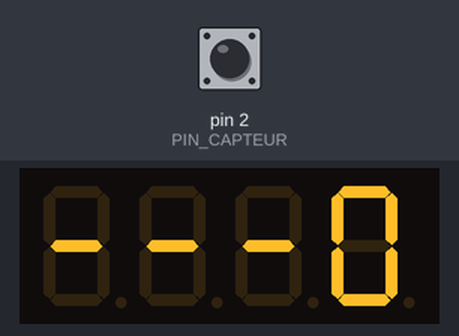
A sketch run on a simulated Arduino Uno, built with avr-gcc and run on an emulated ATmega328P. Shown: 4-digit seven-segment display. The inputs (shaded band) are chosen by the test bench; at power-on: pin 2 (PIN_CAPTEUR) HIGH.

Above: at 1.6 s.
1.7 s: pin 2 (PIN_CAPTEUR) pulled LOW for 0.15 s
At 2.5 s:
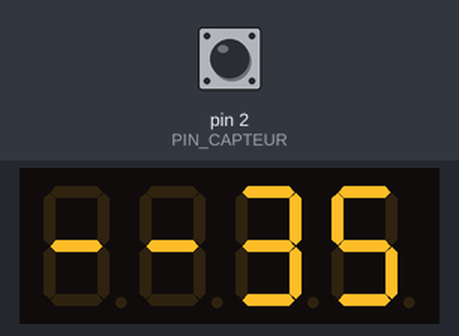
4.2 s: pin 2 (PIN_CAPTEUR) pulled LOW for 1 s
At 4.7 s:
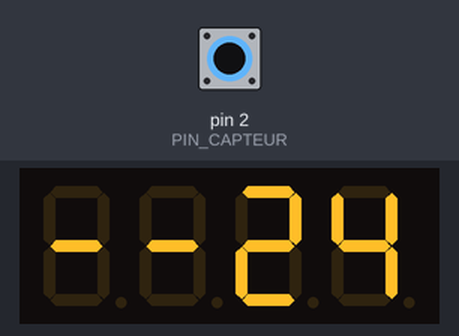
6.7 s: pin 2 (PIN_CAPTEUR) pulsed LOW 5 times (0.12 s each, 0.3 s apart)
At 8.3 s:
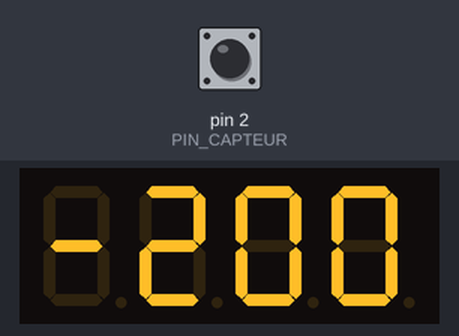
Timing chart, 0 to 9.8 s (numbered marks = the images above; inputs shaded):
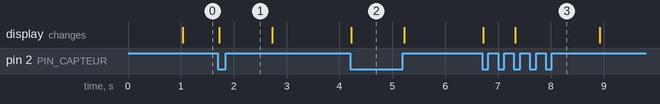

The sketch:

compte_tours.ino
```cpp
/*
 * Compte-tours de 0 à 10000 tr/min, auteur Christophe JUILLET
 *
 * Voir ici pour discussion et complément d'infos: http://forum.arduino.cc/index.php?topic=562866.0
 *
 * Précision après calibrage: environ 0,01% +- 1 digit (sans calibrage environ 1%).
 * Environ 2 mesures par seconde, réglable, ou une mesure par tour en dessous de 120 tr/min.
 * Message d'erreur "EEEE" si le capteur loupe une impulsion. Améliore la fiabilité de la lecture, ne fonctionne pas sous 300 tr/min.
 * En cas de messages d'erreurs répétées, revoir le montage du capteur.
 * Le message d'erreur peut s'afficher pendant une accélération ou décélération brutale, ou vitesse erratique (par exemple en cas de freinage avec ABS, roue bloquée par moments).
 *
 * nomenclature:
 * un Arduino
 * un afficheur 4 digits série avec TM1637 (facultatif si lecture en console)
 * un capteur au choix (hall, optique ou autre) générant une impulsion de 5v maxi, 3v mini, la mesure se fait sur le front montant ou descendant
 *
 */

#include <TM1637.h> // menu IDE Arduino => croquis => inclure une bibliothèque => gérer les bibliothèques => filtrez votre recherche => TM1637 => Grove4-Digit Display => more info => installer. Voir ici pour infos: https://github.com/Seeed-Studio/Grove_4Digital_Display

// variables de configuration:
#define LUM                   4 // luminosité de l'afficheur de 0 à 7
#define DELAI_MESURE        500 // délai minimal entre deux mesures en ms, 500 par défaut
#define PIN_CAPTEUR           2 // la broche utilisée par le capteur, uniquement 2 ou 3!
#define CLK                   5 // broche d'horloge du TM1637 au choix
#define DIO                   4 // broche de données du TM1637 au choix
#define FREQUENCE_ARDUINO 16000 // fréquence de l'Arduino en KHz (voir calibrage ici: http://forum.arduino.cc/index.php?topic=561774.0 ) 16000 par défaut, si Arduino pro 8 MHz multipliez la fréquence par deux

const bool console = false;     // true pour un retour console
const bool deuxTours = false;   // true si une impulsion tous les deux tours (moteur 4 temps), sinon une impulsion par tour
// variables de configuration, fin

volatile uint32_t t2;
volatile bool nouvTour = false;
TM1637 tm1637(CLK,DIO);

void mesurer(void);

void setup() {
  pinMode(PIN_CAPTEUR, INPUT_PULLUP);
  if (console) Serial.begin(115200);
  tm1637.init();
  tm1637.set(LUM);
  attachInterrupt(digitalPinToInterrupt(PIN_CAPTEUR), mesurer, FALLING); // RISING front montant, FALLING front descendant
}

void loop() {
  static bool afficher = true;
  static bool erreurMesure = false;
  static uint32_t t1 = micros(), dt = 0, dtOld = 0, sommeT = 0; // t1 et t2: moment des deux dernières impulsions, dt: durée de la dernière impulsion, dtOld: durée de l'avant dernière impulsion, sommeT: durée de la somme des impulsions de la dernière mesure
  static int nbTours = 0; // nombre de tours à prendre en compte pour la dernière mesure
  int rpm;

  if (nouvTour == true) { nouvTour = false;
    nbTours++;
    dt = t2 - t1;
    t1 = t2;
    sommeT += dt;
    if ((dt > 1.8 * dtOld || dtOld > 1.8 * dt) && dt < 200000) erreurMesure = true; // en cas de loupé, afficher le message d'erreur "EEEE". désactivé en dessous de 300 tr/min
    dtOld = dt;
    if (sommeT > 1000L * DELAI_MESURE) { afficher = true; // si le temps écoulé depuis la dernière mesure dépasse 500ms actualiser l'affichage
      if (deuxTours) sommeT /= 2;
      rpm = 3750L * FREQUENCE_ARDUINO * nbTours / sommeT; // 3750 = 60 * 1000 / 16
      if (!erreurMesure) {
        if (console) Serial.println(rpm);
        tm1637.display(3, rpm%10);
        tm1637.display(2, (rpm/=10) > 0 ? rpm%10 : 0x10);
        tm1637.display(1, (rpm/=10) > 0 ? rpm%10 : 0x10);
        tm1637.display(0, (rpm/=10) > 0 ? rpm%10 : 0x10);
      } else { erreurMesure = false;
        if (console) Serial.println("Erreur de mesure");
        tm1637.display(0,0x0E);
        tm1637.display(1,0x0E);
        tm1637.display(2,0x0E);
        tm1637.display(3,0x0E);
      }
      sommeT = nbTours = 0;
    }
  }
  if (afficher && micros() - t1 > 1000000) { afficher = false; // après une seconde sans détection, afficher 0
    if (console) Serial.println(0);
    tm1637.display(0, 0x10);
    tm1637.display(1, 0x10);
    tm1637.display(2, 0x10);
    tm1637.display(3, 0);
  }
}

void mesurer() {
  t2 = micros();
  nouvTour = true;
}
```

Measured:
- after the input at 1.7 s, the display: changes at once (image 1)
- after the input at 4.2 s, the display: changes at once (image 2)
- after the input at 6.7 s, the display: first changes at once (image 3 shows a later state)
